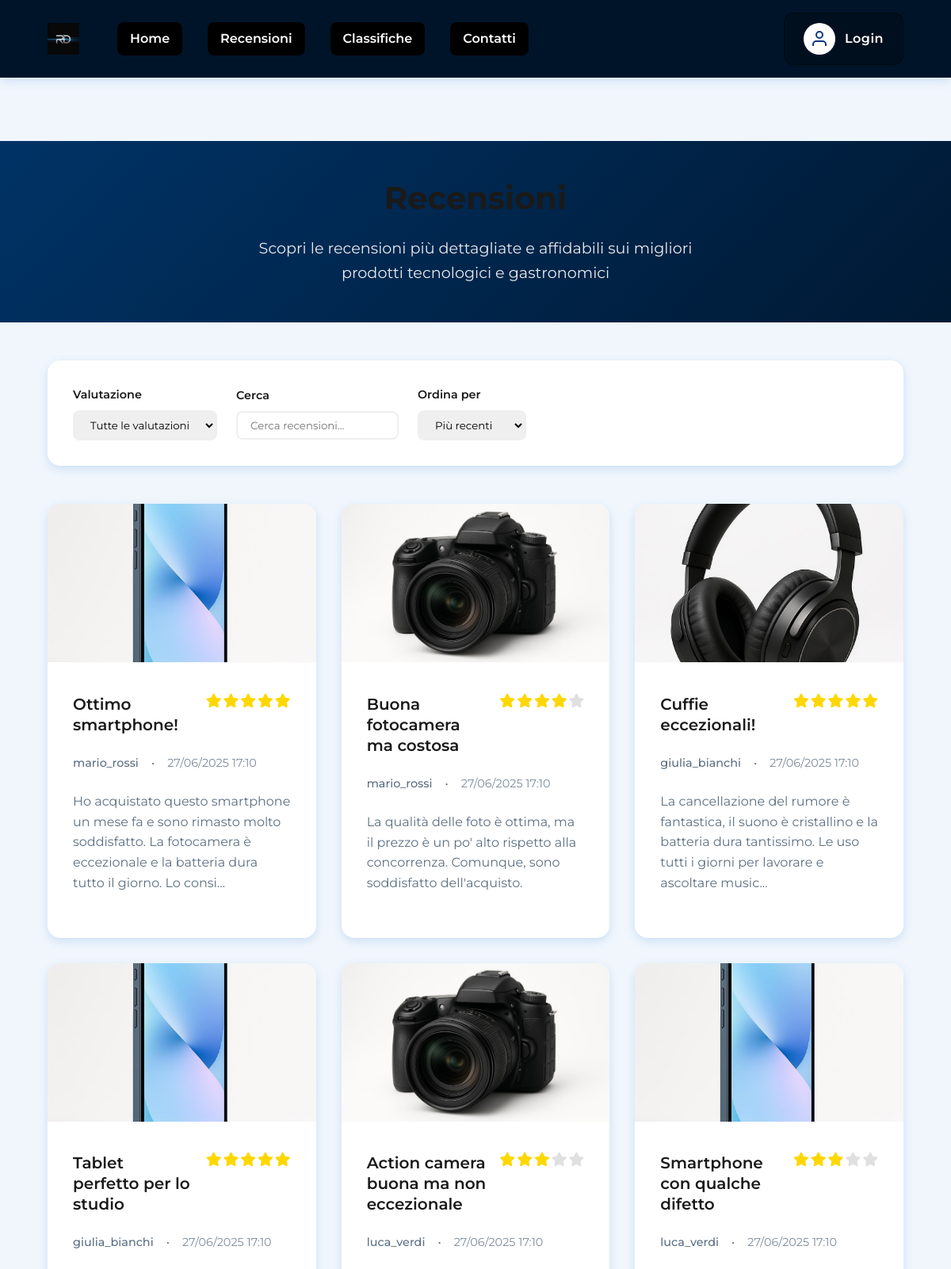
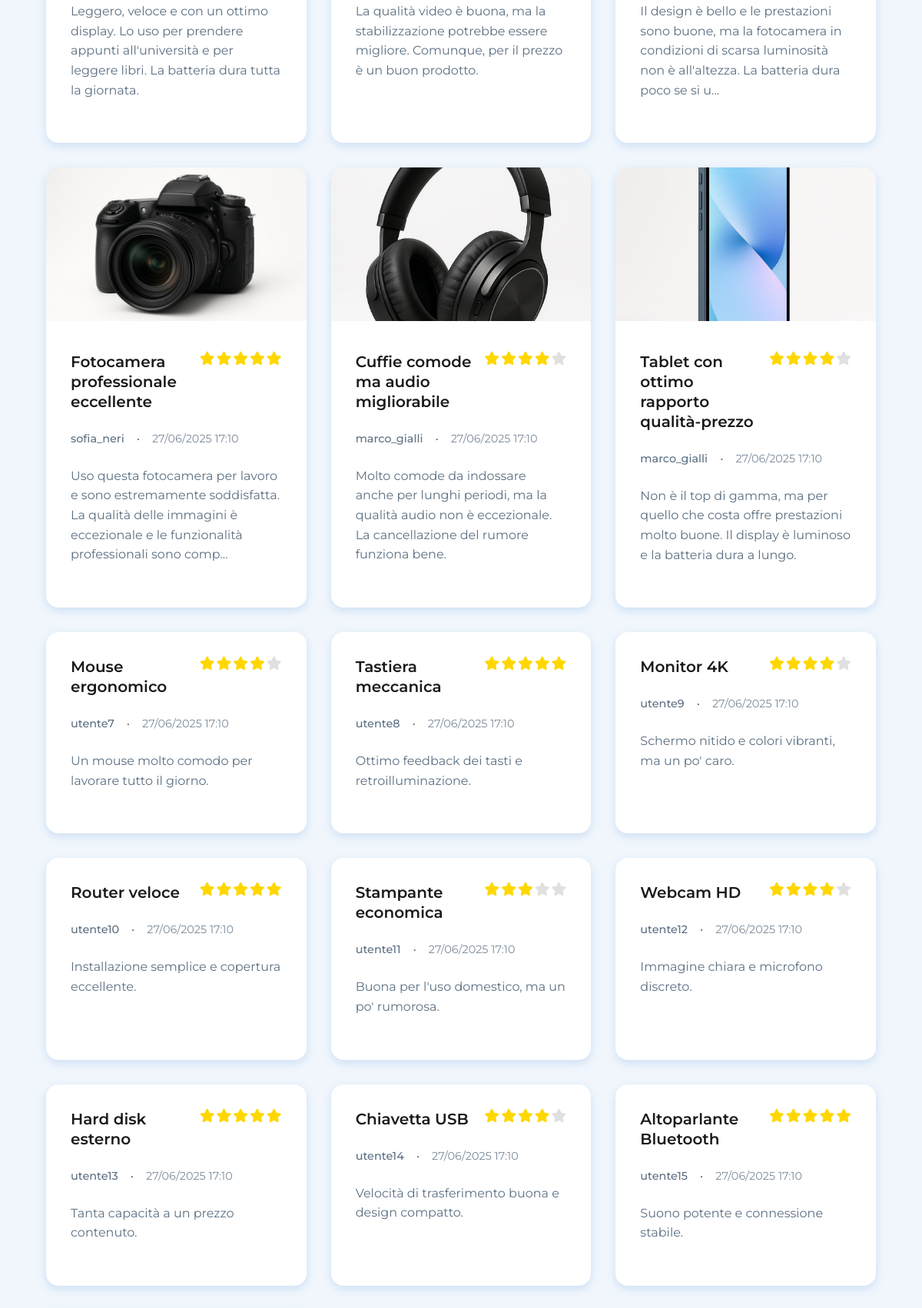
The app's page /php/recensioni.php (upper part) with its own data (2 pictures, top to bottom).
### tables this page shows
CREATE TABLE reviews (
    id INT AUTO_INCREMENT PRIMARY KEY,
    user_id INT NOT NULL,
    title VARCHAR(255) NOT NULL,
    content TEXT NOT NULL,
    rating INT NOT NULL,
    product_name VARCHAR(255) NOT NULL,
    product_image VARCHAR(255),       
    created_at TIMESTAMP NOT NULL DEFAULT CURRENT_TIMESTAMP,
    updated_at TIMESTAMP NULL DEFAULT NULL,
    deleted_at TIMESTAMP NULL DEFAULT NULL,             
    FOREIGN KEY (user_id) REFERENCES utenti(id),
    CHECK (rating BETWEEN 1 AND 5)
);

CREATE TABLE utenti (
    id INT AUTO_INCREMENT PRIMARY KEY,
    username VARCHAR(50) NOT NULL UNIQUE,
    email VARCHAR(100) NOT NULL UNIQUE,
    password VARCHAR(255) NOT NULL,   
    nome VARCHAR(50) NOT NULL,        
    cognome VARCHAR(50) NOT NULL,     
    profile_photo VARCHAR(255),       
    birth_day INT,                    
    birth_month INT,                  
    birth_year INT,                   
    role VARCHAR(20) DEFAULT 'user',  
    remember_token VARCHAR(255),      
    created_at TIMESTAMP NOT NULL DEFAULT CURRENT_TIMESTAMP,    
    updated_at TIMESTAMP NULL DEFAULT NULL,             
    deleted_at TIMESTAMP NULL DEFAULT NULL              
);

### php/recensioni.php (the view, shortened to what this page needs)
<?php
require_once 'database.php';
$header = file_get_contents("../static/header.html");
$footer = file_get_contents("../static/footer.html");
$DOM = file_get_contents("../static/recensioni.html");
$DOM = str_replace("", $header, $DOM);
$DOM = str_replace("", $footer, $DOM);
$contenutoLogin = "";
$headerLoginHtml = "";
if (!SessionManager::isLoggedIn()) {
  $contenutoLogin = "";
  $headerLoginHtml = "<a href='login_form.php' class='login-link' aria-label='Accedi al tuo account'>
                        <div class='user-icon-bg'>
                          <svg width='24' height='24' viewBox='0 0 24 24' fill='none' stroke='currentColor' stroke-width='2' id='user-icon'>
                            <path d='M20 21v-2a4 4 0 0 0-4-4H8a4 4 0 0 0-4 4v2'></path>
                            <circle cx='12' cy='7' r='4'></circle>
                          </svg>
                        </div>
                        <div class='login-text'>Login</div>
                      </a>";
  }
$DOM = str_replace("", $contenutoLogin, $DOM);
$DOM = str_replace("", $headerLoginHtml, $DOM);
$reviewManager = new ReviewManager();
$result = $reviewManager->getAllReviews(1, 20);
$reviewsHtml = '';
if ($result !== false) {
    foreach ($result['reviews'] as $review) {
        $stars = Utils::generateStars($review['rating']);
        $excerpt = strlen($review['content']) > 150 ? substr($review['content'], 0, 150) . '...' : $review['content'];
        $date = Utils::formatDate($review['created_at']);
        $img = $review['product_image'] ? "<img src='../{$review['product_image']}' alt='" . htmlspecialchars($review['product_name']) . "' class='review-image'>" : '';
        $title = htmlspecialchars($review['title']);
        $user = htmlspecialchars($review['username']);
        $reviewsHtml .= "<a href='recensione.php?id={$review['id']}' class='review-card' data-rating='{$review['rating']}'>" .
                        $img .
                        "<div class='review-content'>" .
                        "<div class='review-header'><h3 class='review-title'>{$title}</h3>" .
                        "<div class='review-rating' aria-label='Valutazione {$review['rating']} su 5'>{$stars}</div></div>" .
                        "<div class='review-meta'><span class='review-author'>{$user}</span><span>•</span><span class='review-date'>{$date}</span></div>" .
                        "<p class='review-excerpt'>" . htmlspecialchars($excerpt) . "</p>" .
                        "</div></a>";
    }
}
$DOM = str_replace('', $reviewsHtml, $DOM);
echo $DOM;
?>

### php/database.php (shortened to what this page needs)
<?php
class DatabaseConfig {
    private static $host = 'mysql2.sqlpub.com';
    private static $port = '3307';
    private static $dbname = 'databaserecensione';
    private static $username = 'testnalan';
    private static $password = 'l5jKAzMduE6bgAWH';
    public static function getConnection() {
        try {
            $dsn = "mysql:host=" . self::$host;
            if (!empty(self::$port)) {
                $dsn .= ";port=" . self::$port;
            }
            $dsn .= ";dbname=" . self::$dbname . ";charset=utf8mb4";
            $options = [
                PDO::ATTR_ERRMODE => PDO::ERRMODE_EXCEPTION,
                PDO::ATTR_DEFAULT_FETCH_MODE => PDO::FETCH_ASSOC,
                PDO::ATTR_EMULATE_PREPARES => false
            ];
            $pdo = new PDO($dsn, self::$username, self::$password, $options);
            return $pdo;
        } catch (PDOException $e) {
            error_log("Errore connessione database: " . $e->getMessage());
            throw new Exception("Errore di connessione al database");
        }
    }
}
class ReviewManager {
    private $db;
    public function __construct() {
        $this->db = DatabaseConfig::getConnection();
    }
    public function getAllReviews($page = 1, $limit = 10) {
        try {
            $offset = ($page - 1) * $limit;
            $stmt = $this->db->prepare("SELECT r.id, r.title, r.content, r.rating, r.product_name, r.product_image, r.created_at, r.updated_at, u.username FROM reviews r JOIN utenti u ON r.user_id = u.id WHERE r.deleted_at IS NULL ORDER BY r.created_at DESC LIMIT ? OFFSET ?");
            $stmt->execute([$limit, $offset]);
            $reviews = $stmt->fetchAll();
            $count = $this->db->query("SELECT COUNT(*) as total FROM reviews WHERE deleted_at IS NULL")->fetch()['total'];
            return ['reviews' => $reviews, 'total' => $count, 'page' => $page, 'limit' => $limit, 'total_pages' => ceil($count / $limit)];
        } catch (PDOException $e) {
            error_log('Errore getAllReviews: ' . $e->getMessage());
            return false;
        }
    }
}
class Utils {
    public static function formatDate($date, $format = 'd/m/Y H:i') {
        return date($format, strtotime($date));
    }
    public static function generateStars($rating) {
        $stars = '';
        for ($i = 1; $i <= 5; $i++) {
            if ($i <= $rating) {
                $stars .= '<i class="fas fa-star star"></i>';
            } else {
                $stars .= '<i class="fas fa-star star empty"></i>';
            }
        }
        return $stars;
    }
}
class SessionManager {
    public static function isLoggedIn() {
        return isset($_SESSION['user_id']) && !empty($_SESSION['user_id']);
    }
}
?>

### css/style.css (style rules this page uses)
:root { --primary-agid: #06C; --secondary-agid: #0059B3; --accent-agid: #036; --success-agid: #4CAF50; --info-agid: #1B558E; --warning-agid: #FFA726; --danger-agid: #D1344C; --nav-gradient-agid: linear-gradient(135deg, #003366 0%, #00264d 50%, #001933 100%); --text-primary: #1A1A1A; --text-secondary: #5C6F82; --text-light: #FFF; --background: #F0F6FC; --surface: #FFF; --border: #EFEFEF; --shadow-sm: 0 0.125rem 0.25rem rgb(0 102 204 / 10%); --shadow-md: 0 0.25rem 0.75rem rgb(0 102 204 / 15%); --shadow-lg: 0 0.5rem 1.5rem rgb(0 102 204 / 20%); --transition: all 0.3s cubic-bezier(0.4, 0, 0.2, 1); --spacing-xs: 0.5rem; --spacing-sm: 1rem; --spacing-md: 1.5rem; --spacing-lg: 2rem; --spacing-xl: 3rem; --radius-sm: 0.5rem; --radius-md: 0.75rem; --radius-lg: 1rem; --radius-xl: 1.5rem; --nav-gradient-hover: linear-gradient(135deg, #0052A3 0%, #004080 50%, #002952 100%); --sidebar-width: 17.5rem; --header-height: 5rem; }
html { font-size: 100%; }
* { margin: 0; padding: 0; box-sizing: border-box; }
body { font-family: Montserrat, sans-serif; background-color: var(--background); color: var(--text-primary); line-height: 1.6; font-size: 1rem; }
main { padding-top: 5rem; min-height: 100vh; }
h1, h2, h3, h4, h5, h6 { color: var(--text-primary); font-weight: 700; line-height: 1.2; margin-bottom: var(--spacing-sm); }
h1 { font-size: 2.5rem; }
h3 { font-size: 1.5rem; }
a { color: var(--primary-agid); text-decoration: none; transition: var(--transition); }
header { position: sticky; top: 0; left: 0; right: 0; background: #001933; padding: 1rem 0; box-shadow: var(--shadow-md); z-index: 1000; transition: var(--transition); }
header::before { content: ''; position: absolute; inset: 0; background: rgb(0 0 0 / 20%); z-index: -1; }
nav { width: 90%; max-width: 75rem; margin: 0 auto; display: flex; justify-content: space-between; align-items: center; position: relative; }
.nav-container { display: flex; align-items: center; gap: 3rem; flex: 1; }
.logo-link { display: flex; align-items: center; text-decoration: none; transition: var(--transition); }
.logo { height: 2.5rem; width: auto; filter: brightness(1.1); }
.nav-links { list-style: none; display: flex; gap: 2rem; margin: 0; padding: 0; }
.nav-links li { position: relative; }
.nav-links li a, .nav-links li span, .nav-link-item { color: #FFFFFF !important; text-decoration: none; font-weight: 600; font-size: 1rem; padding: 0.5rem 1rem; border-radius: 0.5rem; transition: var(--transition); cursor: pointer; display: block; position: relative; overflow: hidden; background-color: #000000; }
.nav-links li a::before, .nav-links li span::before, .nav-link-item::before { content: ''; position: absolute; top: 0; left: -100%; width: 100%; height: 100%; background: rgb(0 0 0 / 20%); transition: var(--transition); z-index: -1; }
.login-container { display: flex; align-items: center; }
.login-link { display: flex; align-items: center; gap: 0.75rem; text-decoration: none; color: var(--text-light); padding: 0.75rem 1.5rem; border-radius: 0.75rem; background: rgb(0 0 0 / 25%); border: 0.0625rem solid rgb(0 0 0 / 40%); transition: var(--transition); font-weight: 600; }
.user-icon-bg { background: var(--text-light); border-radius: 50%; width: 2.5rem; height: 2.5rem; display: flex; justify-content: center; align-items: center; transition: var(--transition); box-shadow: var(--shadow-sm); }
#user-icon { width: 1.5rem; height: 1.5rem; filter: brightness(0) saturate(100%) invert(13%) sepia(100%) saturate(2000%) hue-rotate(210deg) brightness(95%) contrast(95%); }
.login-text { font-size: 1rem; font-weight: 600; letter-spacing: 0.0312rem; color: #FFFFFF !important; }

### records on screen
reviews: product_image (picture), title "Ottimo smartphone!", rating 5 (drawn), user.username "mario_rossi", created_at "27/06/2025 17:10", content "Ho acquistato questo smartphone un mese fa e sono rimasto molto soddisfatto. La fotocamera è eccezionale e la batteria dura tutto il giorno. Lo consi..."
reviews: product_image (picture), title "Buona fotocamera ma costosa", rating 4 (drawn), user.username "mario_rossi", created_at "27/06/2025 17:10", content "La qualità delle foto è ottima, ma il prezzo è un po' alto rispetto alla concorrenza. Comunque, sono soddisfatto dell'acquisto."
reviews: product_image (picture), title "Cuffie eccezionali!", rating 5 (drawn), user.username "giulia_bianchi", created_at "27/06/2025 17:10", content "La cancellazione del rumore è fantastica, il suono è cristallino e la batteria dura tantissimo. Le uso tutti i giorni per lavorare e ascoltare music..."
reviews: product_image (picture), title "Tablet perfetto per lo studio", rating 5 (drawn), user.username "giulia_bianchi", created_at "27/06/2025 17:10", content "Leggero, veloce e con un ottimo display. Lo uso per prendere appunti all'università e per leggere libri. La batteria dura tutta la giornata."
reviews: product_image (picture), title "Action camera buona ma non eccezionale", rating 3 (drawn), user.username "luca_verdi", created_at "27/06/2025 17:10", content "La qualità video è buona, ma la stabilizzazione potrebbe essere migliore. Comunque, per il prezzo è un buon prodotto."
reviews: product_image (picture), title "Smartphone con qualche difetto", rating 3 (drawn), user.username "luca_verdi", created_at "27/06/2025 17:10", content "Il design è bello e le prestazioni sono buone, ma la fotocamera in condizioni di scarsa luminosità non è all'altezza. La batteria dura poco se si u..."
reviews: product_image (picture), title "Fotocamera professionale eccellente", rating 5 (drawn), user.username "sofia_neri", created_at "27/06/2025 17:10", content "Uso questa fotocamera per lavoro e sono estremamente soddisfatta. La qualità delle immagini è eccezionale e le funzionalità professionali sono comp..."
reviews: product_image (picture), title "Cuffie comode ma audio migliorabile", rating 4 (drawn), user.username "marco_gialli", created_at "27/06/2025 17:10", content "Molto comode da indossare anche per lunghi periodi, ma la qualità audio non è eccezionale. La cancellazione del rumore funziona bene."
reviews: product_image (picture), title "Tablet con ottimo rapporto qualità-prezzo", rating 4 (drawn), user.username "marco_gialli", created_at "27/06/2025 17:10", content "Non è il top di gamma, ma per quello che costa offre prestazioni molto buone. Il display è luminoso e la batteria dura a lungo."
reviews: title "Mouse ergonomico", rating 4 (drawn), user.username "utente7", created_at "27/06/2025 17:10", content "Un mouse molto comodo per lavorare tutto il giorno."
reviews: title "Tastiera meccanica", rating 5 (drawn), user.username "utente8", created_at "27/06/2025 17:10", content "Ottimo feedback dei tasti e retroilluminazione."
reviews: title "Monitor 4K", rating 4 (drawn), user.username "utente9", created_at "27/06/2025 17:10", content "Schermo nitido e colori vibranti, ma un po' caro."
reviews: title "Router veloce", rating 5 (drawn), user.username "utente10", created_at "27/06/2025 17:10", content "Installazione semplice e copertura eccellente."
reviews: title "Stampante economica", rating 3 (drawn), user.username "utente11", created_at "27/06/2025 17:10", content "Buona per l'uso domestico, ma un po' rumorosa."
reviews: title "Webcam HD", rating 4 (drawn), user.username "utente12", created_at "27/06/2025 17:10", content "Immagine chiara e microfono discreto."
reviews: title "Hard disk esterno", rating 5 (drawn), user.username "utente13", created_at "27/06/2025 17:10", content "Tanta capacità a un prezzo contenuto."
reviews: title "Chiavetta USB", rating 4 (drawn), user.username "utente14", created_at "27/06/2025 17:10", content "Velocità di trasferimento buona e design compatto."
reviews: title "Altoparlante Bluetooth", rating 5 (drawn), user.username "utente15", created_at "27/06/2025 17:10", content "Suono potente e connessione stabile."
